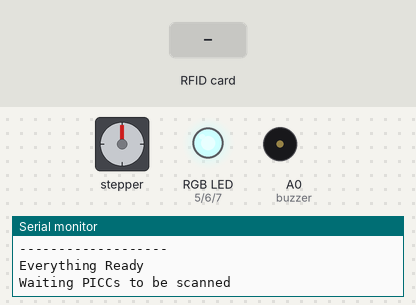
Bench run of a sketch on a simulated Arduino Uno, built with avr-gcc and run on an emulated ATmega328P. Shown: stepper motor, an RGB LED mixed from three pins (HIGH = lit), buzzer (waves = sounding), the last lines printed to the serial monitor. Wiring (inferred from the names in the program): stepper motor (2048 steps per turn assumed): coils pin 2, pin 3, pin 4, pin 8. The test bench sets the inputs (shaded band). EEPROM starts erased; pins used as bus, display or sensor lines are not drawn.

Above: at 9.3 s.
9.4 s: RFID card 5E 7A 19 C4 held to the reader
At 9.88 s:
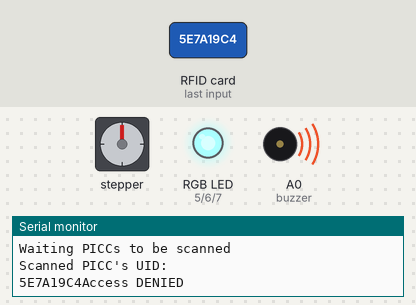
At 10.83 s:
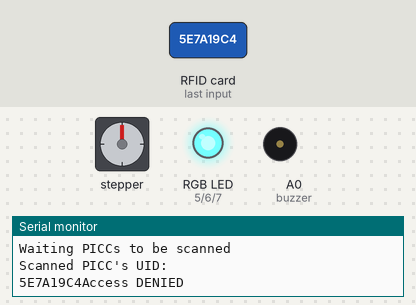
12.4 s: RFID card 5E 7A 19 C4 held to the reader
At 13.02 s:
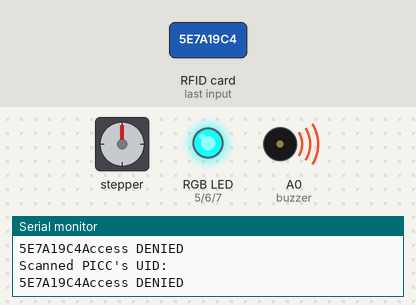
Timing chart, 0 to 21.4 s (numbered marks = the images above; inputs shaded):
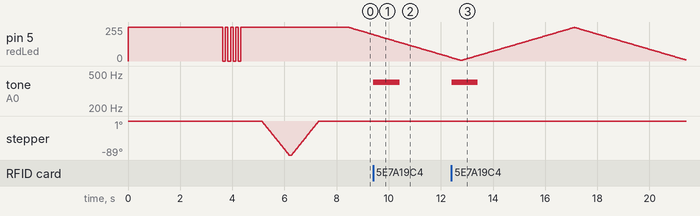

Measured:
- after the input at 9.4 s, tone on A0 (buzzer): silent → 400 Hz at once, → silent 1.0 s later
- after the input at 12.4 s, tone on A0 (buzzer): silent → 400 Hz at once, → silent 1.0 s later

The sketch:

doorlock.ino
```cpp
#include <EEPROM.h>     // We are going to read and write PICC's UIDs from/to EEPROM
#include <SPI.h>        // RC522 Module uses SPI protocol
#include <MFRC522.h>  // Library for Mifare RC522 Devices
#include <Servo.h>

#define COMMON_ANODE

#ifdef COMMON_ANODE
#define LED_ON LOW
#define LED_OFF HIGH
#endif

#define StatusLock redLed
#define StatusUnlock greenLed


#define redLed 5    // Set Led Pins
#define greenLed 6
#define blueLed 7

#define buzzer A0

String Tristan = "22811285236";
String Cynthia;
String Felix;
String Fred;

byte Status  = (StatusLock);
int isLocked = 1;

//#define wipeB 0     // Button pin for WipeMode


byte storedCard[4];    // Stores an ID read from EEPROM
byte readCard[4];   // Stores scanned ID read from RFID Module
byte masterCard[4];   // Stores master card's ID read from EEPROM


/*  =+=+=+=  Const. for stepper  =+=+=+=  */
const int IN1=2;
const int IN2=3;
const int IN3=4;
const int IN4=8;
const int completeLap = 510/4;
const int rotationSpeed = 1;
const char tab1[] =
{
  0x01, 0x03, 0x02, 0x06, 0x04, 0x0c, 0x08, 0x09
};
const char tab2[] =
{
  0x01, 0x09, 0x08, 0x0c, 0x04, 0x06, 0x02, 0x03
};
/*  =+=+=+= (end) for stepper  =+=+=+=  */


/*
  We need to define MFRC522's pins and create instance
  Pin layout should be as follows (on Arduino Uno):
  MOSI: Pin 11 / ICSP-4
  MISO: Pin 12 / ICSP-1
  SCK : Pin 13 / ICSP-3
  SS : Pin 10 (Configurable)
  RST : Pin 9 (Configurable)
  look MFRC522 Library for
  other Arduinos' pin configuration
*/

#define SS_PIN 10
#define RST_PIN 9
MFRC522 mfrc522(SS_PIN, RST_PIN); // Create MFRC522 instance.


void setup() {

  //led
  pinMode(redLed, OUTPUT);
  pinMode(greenLed, OUTPUT);
  pinMode(blueLed, OUTPUT);
  // pinMode(wipeB, INPUT_PULLUP);    // Enable pin's pull up resistor
  //Be careful how relay circuit behave on while resetting or power-cycling your Arduino
  digitalWrite(redLed, LED_OFF);  // Make sure led is off
  digitalWrite(greenLed, LED_OFF);  // Make sure led is off
  digitalWrite(blueLed, LED_OFF); // Make sure led is off
  //Stepper motor
  pinMode(IN1, OUTPUT);
  pinMode(IN2, OUTPUT);
  pinMode(IN3, OUTPUT);
  pinMode(IN4, OUTPUT);
  pinMode(buzzer,OUTPUT);

  //Protocol Configuration
  Serial.begin(9600);   // Initialize serial communications with PC
  SPI.begin();           // MFRC522 Hardware uses SPI protocol
  mfrc522.PCD_Init();    // Initialize MFRC522 Hardware

  //Set gain to increase reading distance
  //mfrc522.PCD_SetAntennaGain(mfrc522.RxGain_max);

  //cleaning EEPROM
  Serial.println(F("Starting Wiping EEPROM"));
  for (int x = 0; x < EEPROM.length(); x = x + 1) {    //Loop end of EEPROM address
    if (EEPROM.read(x) == 0) {              //If EEPROM address 0
    // do nothing, already clear, go to the next address in order to save time and reduce writes to EEPROM
    }else {
      EEPROM.write(x, 0);       // if not write 0 to clear, it takes 3.3mS
     }
  }
  Serial.println(F("EEPROM Successfully Wiped"));
  digitalWrite(redLed, LED_OFF);  // visualize successful wipe
  delay(100);
  for(int i = 0; i < 4; i = i + 1){
      digitalWrite(redLed, LED_ON);
      delay(100);
      digitalWrite(redLed, LED_OFF);
      delay(100);
  }
  delay(700);

  //unlock & lock the door
  Serial.println("");
  Serial.println("Unlocking the door...");
  unlock();
  Serial.println("Locking the door...");
  lock();
  //ready
  Serial.println("");
  Serial.println(F("-------------------"));
  Serial.println(F("Everything Ready"));
  Serial.println(F("Waiting PICCs to be scanned"));

  digitalWrite(redLed, LED_OFF);  // Make sure led is off
  digitalWrite(greenLed, LED_OFF);  // Make sure led is off
  digitalWrite(blueLed, LED_OFF); // Make sure led is off
  delay(700);

}

void loop() {
  digitalWrite(redLed, LED_OFF);  // Make sure led is off
  digitalWrite(greenLed, LED_OFF);  // Make sure led is off
  digitalWrite(blueLed, LED_OFF); // Make sure led is off

  int temp;
  //light breating
  int fadeAmount = -2;
  int brightness = 250;
  delay(350);

  while (temp != 1){
    temp = getID();
    analogWrite(Status, brightness);

    // change the brightness for next time through the loop:
    brightness = brightness + fadeAmount;

    // reverse the direction of the fading at the ends of the fade:
    if (brightness < 5 || brightness > 250) {
      fadeAmount = -fadeAmount;
    }
    // wait for 10 milliseconds to see the dimming effect
    delay(10);
  }

  if (Status == StatusLock){
    unlock();
  } else {
    lock();
  }
  tone(buzzer,1300,150);
  delay(150);
  tone(buzzer,1300,150);

  if (isLocked){
    Status = StatusLock;
  } else {
    Status = StatusUnlock;
  }
  digitalWrite(redLed, LED_OFF);  // Make sure led is off
  digitalWrite(greenLed, LED_OFF);  // Make sure led is off
  digitalWrite(blueLed, LED_OFF); // Make sure led is off
  for(int i = 0; i < 4; i = i + 1){
      digitalWrite(Status, LED_ON);
      delay(100);
      digitalWrite(Status, LED_OFF);
      delay(100);
  }
}

int getID() {
  // Getting ready for Reading PICCs
  if ( ! mfrc522.PICC_IsNewCardPresent()) { //If a new PICC placed to RFID reader continue
    return 0;
  }
  if ( ! mfrc522.PICC_ReadCardSerial()) {   //Since a PICC placed get Serial and continue
    return 0;
  }
  // There are Mifare PICCs which have 4 byte or 7 byte UID care if you use 7 byte PICC
  // I think we should assume every PICC as they have 4 byte UID
  // Until we support 7 byte PICCs
  Serial.println(F("Scanned PICC's UID:"));
  String cardRead;
  for (int i = 0; i < 4; i++) {  //
    readCard[i] = mfrc522.uid.uidByte[i];
    Serial.print(readCard[i], HEX);
    cardRead.concat(readCard[i]);
  }
  if ((cardRead) != Tristan){
    Serial.println(F("Access DENIED"));
    tone(buzzer,400,1000);
    return 0;
   } else {
    tone(buzzer,1200,150);

    Serial.println("");
    Serial.println(F("Hello Tristan"));
   }
  Serial.println("");
  mfrc522.PICC_HaltA(); // Stop reading
  return 1;
}

void lock(){
  digitalWrite(redLed, LED_OFF);  // Make sure led is off
  digitalWrite(greenLed, LED_OFF);  // Make sure led is off
  digitalWrite(blueLed, LED_OFF); // Make sure led is off
  if (!isLocked){
    isLocked = 1;
  }
  ctlStepMotor(completeLap, rotationSpeed);
  StepMotorStop();
  delay(100);

  return;
}

void unlock(){
  digitalWrite(redLed, LED_OFF);  // Make sure led is off
  digitalWrite(greenLed, LED_OFF);  // Make sure led is off
  digitalWrite(blueLed, LED_OFF); // Make sure led is off
  if (isLocked){
    isLocked = 0;
  }
  ctlStepMotor(-completeLap, rotationSpeed);
  StepMotorStop();
  delay(100);
  return;
}

void ctlStepMotor(int angle, char speeds ){
  for (int j = 0; j < abs(angle) ; j++)
  {
    if (angle > 0)
    {
      for (int i = 0; i < 8; i++)
      {
        digitalWrite(IN1, ((tab1[i] & 0x01) == 0x01 ? true : false));
        digitalWrite(IN2, ((tab1[i] & 0x02) == 0x02 ? true : false));
        digitalWrite(IN3, ((tab1[i] & 0x04) == 0x04 ? true : false));
        digitalWrite(IN4, ((tab1[i] & 0x08) == 0x08 ? true : false));
        delay(1);
      }
    }
    else
    {
      for (int i = 0; i < 8 ; i++)
      {
        digitalWrite(IN1, ((tab2[i] & 0x01) == 0x01 ? true : false));
        digitalWrite(IN2, ((tab2[i] & 0x02) == 0x02 ? true : false));
        digitalWrite(IN3, ((tab2[i] & 0x04) == 0x04 ? true : false));
        digitalWrite(IN4, ((tab2[i] & 0x08) == 0x08 ? true : false));
        delay(1);
      }
    }
  }
}

void StepMotorStop(){
  digitalWrite(IN1, 0);
  digitalWrite(IN2, 0);
  digitalWrite(IN3, 0);
  digitalWrite(IN4, 0);
}
```
